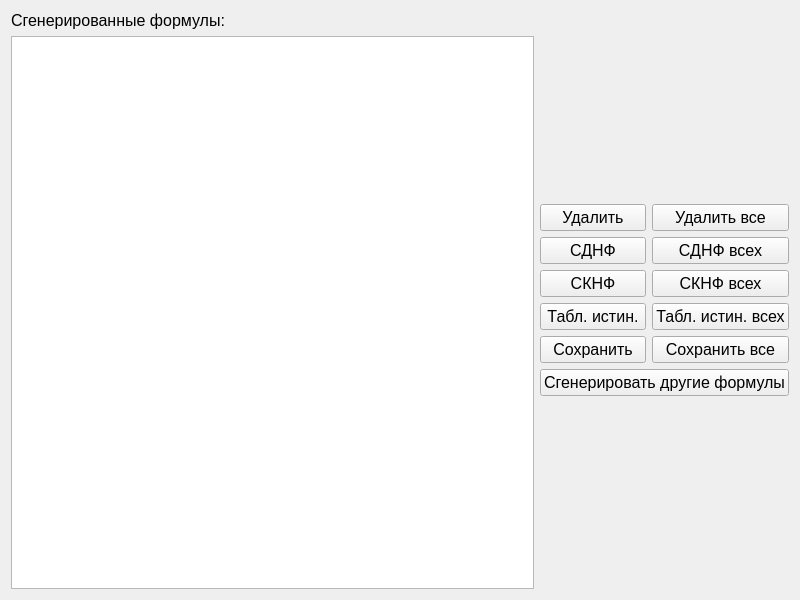
<?xml version="1.0" encoding="UTF-8"?>
<ui version="4.0">
 <class>FromTreeManipulation</class>
 <widget class="QWidget" name="FromTreeManipulation">
  <property name="geometry">
   <rect>
    <x>0</x>
    <y>0</y>
    <width>800</width>
    <height>600</height>
   </rect>
  </property>
  <property name="windowTitle">
   <string>Form</string>
  </property>
  <layout class="QHBoxLayout" name="horizontalLayout_3">
   <item>
    <layout class="QHBoxLayout" name="horizontalLayout_2">
     <item>
      <layout class="QVBoxLayout" name="verticalLayout">
       <item>
        <widget class="QLabel" name="label">
         <property name="font">
          <font>
           <family>Arial</family>
           <pointsize>12</pointsize>
          </font>
         </property>
         <property name="text">
          <string>Сгенерированные формулы:</string>
         </property>
        </widget>
       </item>
       <item>
        <widget class="QListWidget" name="listWidget">
         <property name="font">
          <font>
           <family>Arial</family>
           <pointsize>12</pointsize>
          </font>
         </property>
        </widget>
       </item>
      </layout>
     </item>
     <item>
      <layout class="QVBoxLayout" name="verticalLayout_4">
       <item>
        <spacer name="verticalSpacer">
         <property name="orientation">
          <enum>Qt::Vertical</enum>
         </property>
         <property name="sizeHint" stdset="0">
          <size>
           <width>20</width>
           <height>40</height>
          </size>
         </property>
        </spacer>
       </item>
       <item>
        <layout class="QHBoxLayout" name="horizontalLayout">
         <item>
          <layout class="QVBoxLayout" name="verticalLayout_2">
           <item>
            <widget class="QPushButton" name="del">
             <property name="font">
              <font>
               <family>Arial</family>
               <pointsize>12</pointsize>
              </font>
             </property>
             <property name="text">
              <string>Удалить</string>
             </property>
            </widget>
           </item>
           <item>
            <widget class="QPushButton" name="sdnf">
             <property name="font">
              <font>
               <family>Arial</family>
               <pointsize>12</pointsize>
              </font>
             </property>
             <property name="text">
              <string>СДНФ</string>
             </property>
            </widget>
           </item>
           <item>
            <widget class="QPushButton" name="sknf">
             <property name="font">
              <font>
               <family>Arial</family>
               <pointsize>12</pointsize>
              </font>
             </property>
             <property name="text">
              <string>СКНФ</string>
             </property>
            </widget>
           </item>
           <item>
            <widget class="QPushButton" name="table">
             <property name="font">
              <font>
               <pointsize>12</pointsize>
              </font>
             </property>
             <property name="text">
              <string>Табл. истин.</string>
             </property>
            </widget>
           </item>
           <item>
            <widget class="QPushButton" name="save">
             <property name="font">
              <font>
               <family>Arial</family>
               <pointsize>12</pointsize>
              </font>
             </property>
             <property name="text">
              <string>Сохранить</string>
             </property>
            </widget>
           </item>
          </layout>
         </item>
         <item>
          <layout class="QVBoxLayout" name="verticalLayout_3">
           <item>
            <widget class="QPushButton" name="delAll">
             <property name="font">
              <font>
               <family>Arial</family>
               <pointsize>12</pointsize>
              </font>
             </property>
             <property name="text">
              <string>Удалить все</string>
             </property>
            </widget>
           </item>
           <item>
            <widget class="QPushButton" name="sdnfAll">
             <property name="font">
              <font>
               <family>Arial</family>
               <pointsize>12</pointsize>
              </font>
             </property>
             <property name="text">
              <string>СДНФ всех</string>
             </property>
            </widget>
           </item>
           <item>
            <widget class="QPushButton" name="sknfAll">
             <property name="font">
              <font>
               <family>Arial</family>
               <pointsize>12</pointsize>
              </font>
             </property>
             <property name="text">
              <string>СКНФ всех</string>
             </property>
            </widget>
           </item>
           <item>
            <widget class="QPushButton" name="tableAll">
             <property name="font">
              <font>
               <pointsize>12</pointsize>
              </font>
             </property>
             <property name="text">
              <string>Табл. истин. всех</string>
             </property>
            </widget>
           </item>
           <item>
            <widget class="QPushButton" name="saveAll">
             <property name="font">
              <font>
               <family>Arial</family>
               <pointsize>12</pointsize>
              </font>
             </property>
             <property name="text">
              <string>Сохранить все</string>
             </property>
            </widget>
           </item>
          </layout>
         </item>
        </layout>
       </item>
       <item>
        <widget class="QPushButton" name="generate">
         <property name="font">
          <font>
           <family>Arial</family>
           <pointsize>12</pointsize>
          </font>
         </property>
         <property name="text">
          <string>Сгенерировать другие формулы</string>
         </property>
        </widget>
       </item>
       <item>
        <spacer name="verticalSpacer_2">
         <property name="orientation">
          <enum>Qt::Vertical</enum>
         </property>
         <property name="sizeHint" stdset="0">
          <size>
           <width>20</width>
           <height>40</height>
          </size>
         </property>
        </spacer>
       </item>
      </layout>
     </item>
    </layout>
   </item>
  </layout>
 </widget>
 <resources/>
 <connections/>
</ui>
